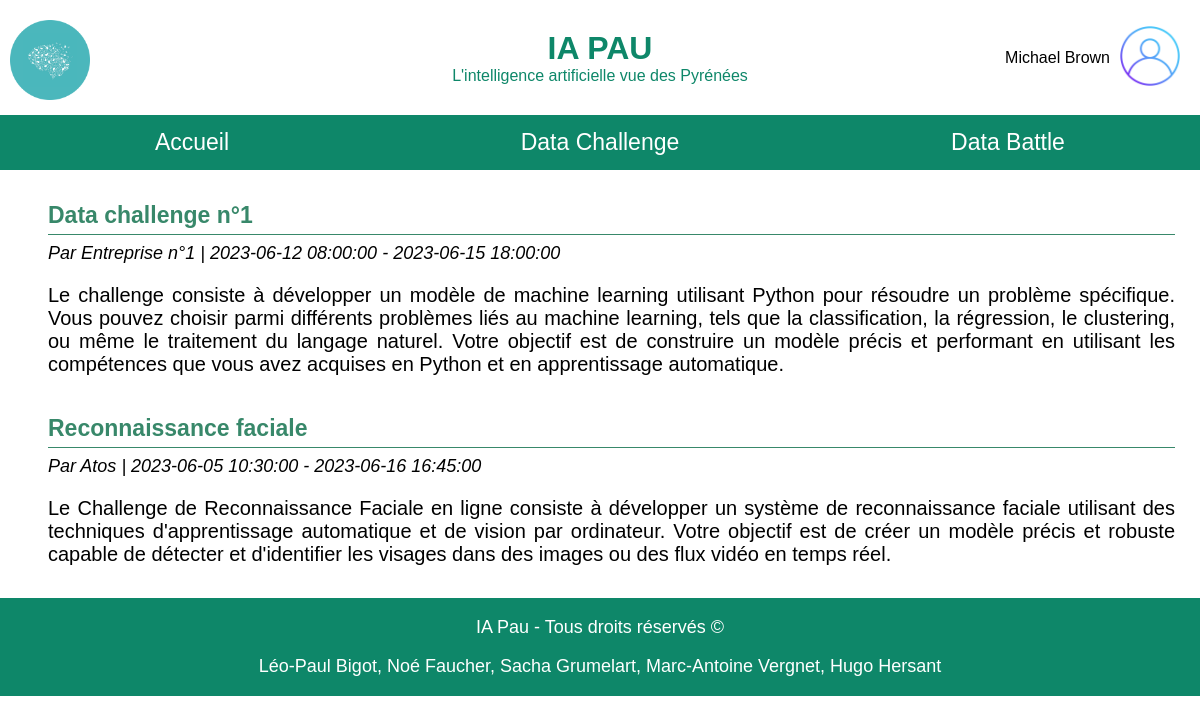
/php/dataEvent/liste-data-events.php?typeDataEvent=challenge (signed in), run on the app's committed database.
### tables this page shows
create table DataEvent (
    idDataEvent INTEGER primary key unique not null auto_increment, 
    typeDataEvent ENUM('DataChallenge','DataBattle'),
    dateDebut DATETIME,
    dateFin DATETIME,
    dateCreation DATETIME,
    descript TEXT,
    entreprise VARCHAR(100),
    titre VARCHAR(100),
    donnees TEXT,
    consignes TEXT,
    conseils TEXT,
    idGestionnaire INTEGER,
    foreign key fk_Gestionnaire(idGestionnaire) references Utilisateur(idUtilisateur) on delete cascade
);

### php/bdd.php (called while the page is built, shortened)
<?php
function getAllFromRequest($mysqlClient,$request) {
    try {
        $statement = $mysqlClient->prepare($request);
        $statement->execute();
        $tableau = $statement->fetchAll();
        return $tableau;
    }
    catch(Exception $e) {
        die('Erreur : ' . $e->getMessage());
    }
}
?>

### php/dataEvent/liste-data-events.php (the view, shortened to what this page needs)
<?php
    include("../bdd.php");
?>
<!DOCTYPE HTML>
<html>
    <head>
        <link rel="stylesheet" type="text/css" href="/css/general-data-event.css" />
        <link rel="stylesheet" type="text/css" href="/css/header.css" />
        <link rel="stylesheet" type="text/css" href="/css/liste-data-events.css" />
    </head>
    <body>
        <?php
            include("../header.php");
            $conn = connexion($serveur, $bdd, $user, $pass);
            $requeteDataEvents = "SELECT * FROM DataEvent";
            $resultatDataEvents = getAllFromRequest($conn, $requeteDataEvents);
        ?>
        <main>
            <?php
                $conn = connexion($serveur, $bdd, $user, $pass);
                if ($_GET["typeDataEvent"] == "challenge") {
                    $requete = "SELECT * FROM DataEvent WHERE typeDataEvent='DataChallenge';";
                    $resultat = getAllFromRequest($conn, $requete);
                }
                else if ($_GET["typeDataEvent"] == "battle") {
                    $requete = "SELECT * FROM DataEvent WHERE typeDataEvent='DataBattle';";
                    $resultat = getAllFromRequest($conn, $requete);
                }
                echo "
                <div id='liste-events'>";
                foreach ($resultat as $dataEvent) {
                    echo "
                    <div class='event'>
                        <a href='data-event.php?idDataEvent=".$dataEvent["idDataEvent"]."'>
                            <div class='titre-event'>
                                <span>".$dataEvent["titre"]."</span>
                            </div>
                            <p class='infos-entreprise-dates'>Par ".$dataEvent["entreprise"]." | ".$dataEvent["dateDebut"]." - ".$dataEvent["dateFin"]."</p>
                            <p>".$dataEvent["descript"]."</p>
                        </a>
                    </div>";
                }
                echo "
                </div>";
            ?>
        </main>
        <?php
            include("../footer.php");
        ?>
    </body>
</html>

### css/general-data-event.css (style rules this page uses)
a { text-decoration: none; }
body { margin: 0px; padding: 0px; }
main { font-family: "Montserrat", sans-serif; margin: 25px; }

### css/header.css (style rules this page uses)
body { margin: 0; font-family: "montserrat", sans-serif; }

### css/liste-data-events.css (style rules this page uses)
#liste-events a { text-decoration: none; color: black; transition: 0.3s ease; }
#liste-events .event { border-left: 3px solid rgba(255, 255, 255, 0); transition: 0.3s ease; }
#liste-events .event { padding-top: 7px; padding-bottom: 7px; margin-top: 10px; margin-bottom: 25px; padding-left: 20px; font-size: 20px; text-align: justify; }
#liste-events .event .titre-event { font-weight: bold; font-size: 20px; border-bottom: 1px solid rgb(56, 136, 106); padding-bottom: 5px; color: rgb(56, 136, 106); font-size: 23px; }
#liste-events .event p { margin-bottom: 0px; }
#liste-events .event .infos-entreprise-dates { font-style: italic; font-size: 18px; margin-top: 8px; }

### data on the page
dataevent: titre "Data challenge n°1", entreprise "Entreprise n°1", dateDebut "2023-06-12 08:00:00", dateFin "2023-06-15 18:00:00", descript "Le challenge consiste à développer un modèle de machine learning utilisant Python pour résoudre un problème spécifique. Vous pouvez choisir parmi différents problèmes liés au machine learning, tels que la classification, la régression, le clustering, ou même le traitement du langage naturel. Votre objectif est de construire un modèle précis et performant en utilisant les compétences que vous avez acquises en Python et en apprentissage automatique."
dataevent: titre "Reconnaissance faciale", entreprise "Atos", dateDebut "2023-06-05 10:30:00", dateFin "2023-06-16 16:45:00", descript "Le Challenge de Reconnaissance Faciale en ligne consiste à développer un système de reconnaissance faciale utilisant des techniques d'apprentissage automatique et de vision par ordinateur. Votre objectif est de créer un modèle précis et robuste capable de détecter et d'identifier les visages dans des images ou des flux vidéo en temps réel."

### other printed values
$_SESSION["prenom"] "Michael"
$_SESSION["nom"] "Brown"
